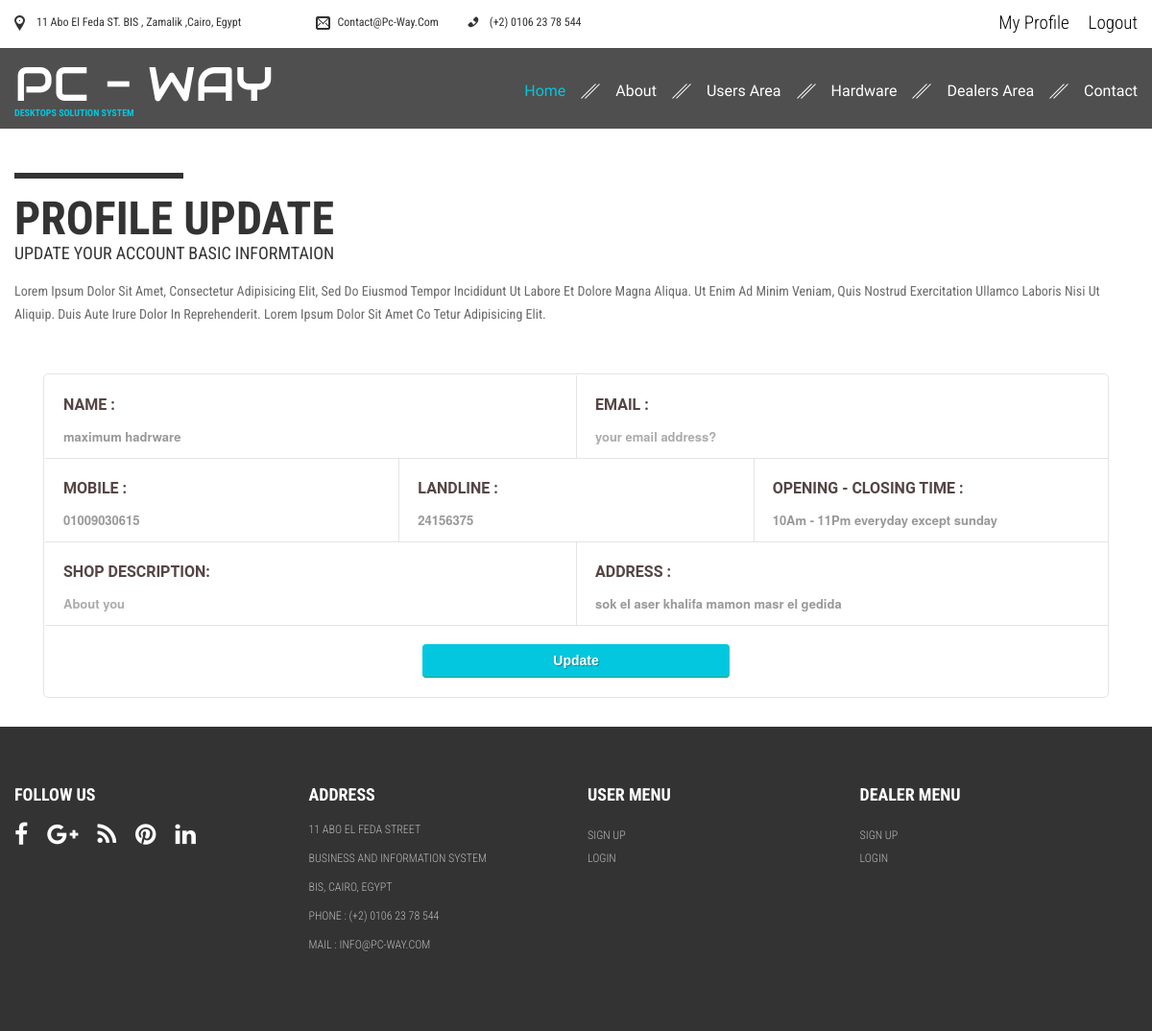
The page /update_profile_d.php (signed in) on the database its author committed.
### tables this page shows
CREATE TABLE IF NOT EXISTS `dealers_profile` (
  `id` int(15) NOT NULL AUTO_INCREMENT,
  `name` varchar(90) DEFAULT NULL,
  `logo` varchar(90) NOT NULL,
  `address` varchar(180) DEFAULT NULL,
  `mobile` varchar(50) DEFAULT NULL,
  `land_line` varchar(80) DEFAULT NULL,
  `time` varchar(90) NOT NULL,
  `dealers_id` int(15) DEFAULT NULL,
  PRIMARY KEY (`id`)
);

### update_profile_d.php (the view, shortened to what this page needs)
<?php
require_once('includes/header.php');
$query="SELECT * FROM dealers_profile WHERE dealers_id='$_SESSION[logged_d]'";
$result=mysqli_query($dbc,$query) or die(mysqli_error($dbc));
$row=mysqli_fetch_array($result);
?>
<div class="container" style="padding-top:130px;">
<div class="register">
<p class="border"></p>
<h1 class="main_title">profile Update</h1>
<h3 class="sub_title">Update Your Account Basic informtaion</h3>
<p style="margin-bottom:50px;">Lorem Ipsum Dolor Sit Amet, Consectetur Adipisicing Elit, Sed Do Eiusmod Tempor Incididunt Ut Labore Et Dolore Magna Aliqua.
Ut Enim Ad Minim Veniam, Quis Nostrud Exercitation Ullamco Laboris Nisi Ut Aliquip.
Duis Aute Irure Dolor In Reprehenderit. Lorem Ipsum Dolor Sit Amet Co Tetur Adipisicing Elit.
</p>
<div class="profile_update">
							 <form action="dealer_update.php" method="post">
  <div class="col-2">
    <label>
      Name :
      <input placeholder="Your Full Name " id="name" name="name" tabindex="1" type="text" value="<?php echo $row['name']; ?>" required="required" />
    </label>
  </div>
  <div class="col-2">
    <label>
      Email :
      <input placeholder="your email address?" id="company" name="email" tabindex="2" type="email" value="<?php echo $row['email']; ?>" required="required" />
    </label>
  </div>
  <div class="col-3">
    <label>
      Mobile :
      <input placeholder="Your Mobile Number" id="phone" name="mobile" tabindex="3" type="text" value="<?php echo $row['mobile']; ?>" required pattern="\d{11}" title="11 Digits mobile Number digits only" />
    </label>
  </div>
  <div class="col-3">
  <label>
      Landline :
      <input placeholder="Your landline Number" id="phone" name="ll" tabindex="3" type="text" value="<?php echo $row['land_line']; ?>" required pattern="\d{8}" title="8 Digits landline Number digits only" />
    </label>
  </div>
    <div class="col-3">
  <label>
      Opening - Closing Time :
      <input placeholder="opening and closing Time" id="phone" name="time" tabindex="3" type="text" value="<?php echo $row['time']; ?>" required="required" />
    </label>
  </div>
  <div class="col-2">
    <label>
      Shop Description:
      <input placeholder="About you" id="experience" name="about" tabindex="7" value="<?php echo $row['about']; ?>" required="required" />
    </label>
  </div>
  <div class="col-2">
    <label>
      Address :
      <input placeholder="Address" id="company" name="address" tabindex="2" type="text" value="<?php echo $row['address']; ?>" required="required" />
    </label>
  </div>
  <div class="col-submit">
    <button class="submitbtn" name="update">Update</button>
  </div>
  </form>
  </div>
</div>
</div>
<?php
require_once('includes/footer.php');
?>

### css/style.css (style rules this page uses)
*,body,blockquote,div,dt,dd,dl,h1,h2,h3,h,h5,h6,ul,li,ol,input, form,fieldset,textarea,pre,p,th,td { margin:0; padding:0; box-sizing:border-box; -webkit-box-sizing:border-box; -moz-box-sizing:border-box; }
body { display:block; width:100%; -webkit-font-smoothing:antialiased; position:relative; overflow-x:hidden; }
h1,h2,h3,h4,h5,h6 { font-size:100%; font-weight:normal; }
caption,cite,address,var,em,strong,p,blockquote { font-size:100%; font-weight:normal; font-style:normal; }
body { background-color:#FFFFFF; font:400 14px/24px 'Roboto Condensed', sans-serif; color: #6C6A6A; text-transform:capitalize; }
.container { width:1170px; margin:0 auto; }
p.border { border:3px solid #333333; width:15%; margin-bottom:18px; }
h1.main_title { font: 700 48px/48px 'Roboto Condensed', sans-serif; text-transform: uppercase; color: #333333; position: relative; padding-top: px; }
h3.sub_title { font: 400 18px/24px 'Roboto Condensed', sans-serif; text-transform: uppercase; color: #333333; margin-bottom:15px; }
.profile_update form { display: block; margin: 30px; overflow: hidden; background: #fff; border: 1px solid #e4e4e4; border-radius: 5px; font-size: 0; font-family:'Roboto', sans-serif; }
.profile_update form > div > label { display: block; padding: 20px 20px 10px; vertical-align: top; font-size: 16px; font-weight: bold; text-transform: uppercase; cursor: pointer; color:#554545; }
.profile_update .col-2,.profile_update .col-3,.profile_update .col-4 { border-bottom: 1px solid #e4e4e4; }
.profile_update label > input { display: inline-block; position: relative; width: 100%; height: 27px; line-height: 27px; margin: 5px -5px 0; padding: 7px 5px 3px; border: none; outline: none; color: #555; font-family: 'Helvetica Neue', Arial, sans-serif; font-weight: bold; font-size: 13px; opacity: .6; transition: all linear .3s; }
.profile_update .col-submit { text-align: center; padding: 20px; }
.profile_update button { width: 100%; height: 35px; border: none; border-radius: 4px; margin: 0 0 15px 0; font-size: 14px; color: #fff; font-weight: bold; text-shadow: 1px 1px 0 rgba(0,0,0,0.3); overflow: hidden; outline: none; }
.profile_update button.submitbtn { background-color: #03c7de; border-bottom: 1px solid #648c3a; cursor: pointer; color: #fff; }
@media (min-width: 850px) { .profile_update form > div { display: inline-block; } }
@media (min-width: 850px) { .profile_update .col-submit { display: block; } }
@media (min-width: 850px) { .profile_update .col-2,.profile_update .col-3,.profile_update .col-4 { box-shadow: 1px 1px #e4e4e4; border: none; } }
@media (min-width: 850px) { .profile_update .col-2 { width: 50% } }
@media (min-width: 850px) { .profile_update .col-3 { width: 33.3333333333% } }
@media (min-width: 850px) { .profile_update .col-submit button { width: 30%; margin: 0 auto; } }

### rows shown on the page
dealers_profile: name "maximum hadrware", mobile "01009030615", ll "24156375", time "10Am - 11Pm everyday except sunday", address "sok el aser khalifa mamon masr el gedida"
